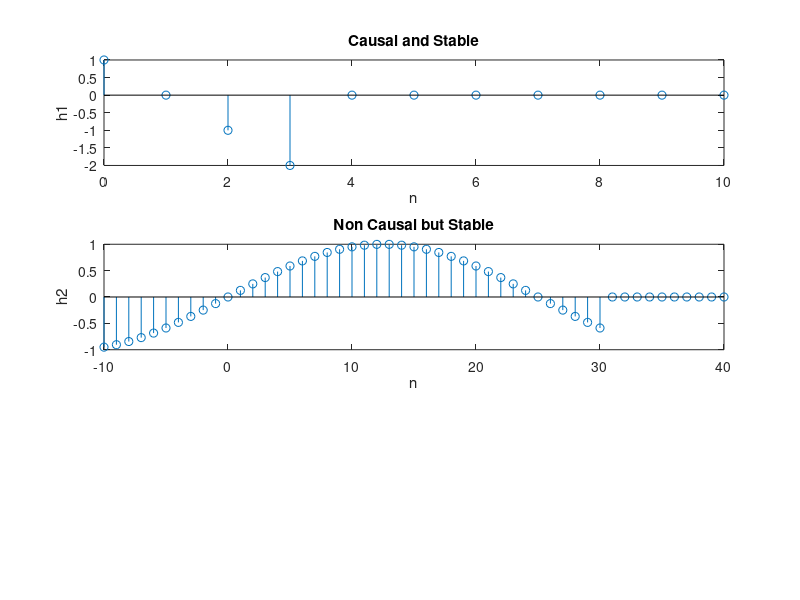

The MATLAB source for this figure: (Note: this script raises an error after producing the figure.)
k = 0:10;
x = 1-k;
h1 = [x(k<=3) zeros(1,length(k)-length(x(k<=3)))];
subplot(3,1,1)
stem(k,h1);
subplot(3,1,1)
xlabel('n');
ylabel('h1');
title('Causal and Stable');

k = -10:40;
h = sin(2*pi*k/50);
h2 = [h(k<=30) zeros(1,10)];
subplot(3,1,2)
stem(k,h2);
xlabel('n');
ylabel('h2');
title('Non Causal but Stable');

k = -10:40;
u = k>=-2;
h4 = sin(2*pi*f*k) .* u;
subplot(3,1,3)
stem(k,h4);
xlabel('n');
ylabel('h4');
title('Non Causal and also not Stable');

suptitle('Question 4');